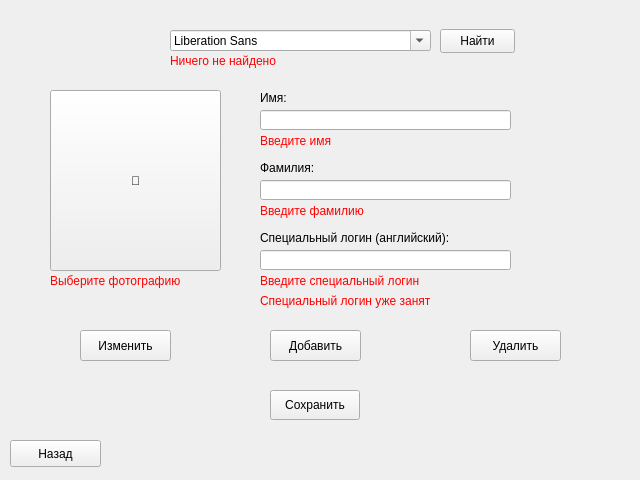
<?xml version="1.0" encoding="UTF-8"?>
<ui version="4.0">
 <class>participant</class>
 <widget class="QWidget" name="participant">
  <property name="enabled">
   <bool>true</bool>
  </property>
  <property name="geometry">
   <rect>
    <x>0</x>
    <y>0</y>
    <width>640</width>
    <height>480</height>
   </rect>
  </property>
  <property name="cursor">
   <cursorShape>ArrowCursor</cursorShape>
  </property>
  <property name="windowTitle">
   <string>Face Detection</string>
  </property>
  <property name="windowIcon">
   <iconset>
    <normaloff>../icon.jpg</normaloff>../icon.jpg</iconset>
  </property>
  <widget class="QPushButton" name="search_button">
   <property name="geometry">
    <rect>
     <x>440</x>
     <y>29</y>
     <width>75</width>
     <height>24</height>
    </rect>
   </property>
   <property name="cursor">
    <cursorShape>PointingHandCursor</cursorShape>
   </property>
   <property name="text">
    <string>Найти</string>
   </property>
  </widget>
  <widget class="QPushButton" name="add_image_button">
   <property name="enabled">
    <bool>true</bool>
   </property>
   <property name="geometry">
    <rect>
     <x>50</x>
     <y>90</y>
     <width>171</width>
     <height>181</height>
    </rect>
   </property>
   <property name="cursor">
    <cursorShape>PointingHandCursor</cursorShape>
   </property>
   <property name="styleSheet">
    <string notr="true">font: 70pt &quot;MS Shell Dlg 2&quot;;</string>
   </property>
   <property name="text">
    <string>👤</string>
   </property>
  </widget>
  <widget class="QLabel" name="name_label">
   <property name="geometry">
    <rect>
     <x>260</x>
     <y>90</y>
     <width>111</width>
     <height>16</height>
    </rect>
   </property>
   <property name="styleSheet">
    <string notr="true">font: 12pt &quot;MS Shell Dlg 2&quot;;</string>
   </property>
   <property name="text">
    <string>Имя:</string>
   </property>
  </widget>
  <widget class="QLabel" name="spec_key_label">
   <property name="geometry">
    <rect>
     <x>260</x>
     <y>230</y>
     <width>261</width>
     <height>16</height>
    </rect>
   </property>
   <property name="styleSheet">
    <string notr="true">font: 12pt &quot;MS Shell Dlg 2&quot;;</string>
   </property>
   <property name="text">
    <string>Специальный логин (английский):</string>
   </property>
  </widget>
  <widget class="QPushButton" name="change_button">
   <property name="geometry">
    <rect>
     <x>80</x>
     <y>330</y>
     <width>91</width>
     <height>31</height>
    </rect>
   </property>
   <property name="cursor">
    <cursorShape>PointingHandCursor</cursorShape>
   </property>
   <property name="styleSheet">
    <string notr="true">font: 12pt &quot;MS Shell Dlg 2&quot;;</string>
   </property>
   <property name="text">
    <string>Изменить</string>
   </property>
  </widget>
  <widget class="QLineEdit" name="name">
   <property name="enabled">
    <bool>true</bool>
   </property>
   <property name="geometry">
    <rect>
     <x>260</x>
     <y>110</y>
     <width>251</width>
     <height>20</height>
    </rect>
   </property>
   <property name="styleSheet">
    <string notr="true">font: 11pt &quot;MS Shell Dlg 2&quot;;
color: rgb(0, 0, 0);</string>
   </property>
   <property name="text">
    <string/>
   </property>
  </widget>
  <widget class="QLineEdit" name="spec_key">
   <property name="geometry">
    <rect>
     <x>260</x>
     <y>250</y>
     <width>251</width>
     <height>20</height>
    </rect>
   </property>
   <property name="styleSheet">
    <string notr="true">font: 11pt &quot;MS Shell Dlg 2&quot;;
color: rgb(0, 0, 0);</string>
   </property>
  </widget>
  <widget class="QLineEdit" name="surname">
   <property name="geometry">
    <rect>
     <x>260</x>
     <y>180</y>
     <width>251</width>
     <height>20</height>
    </rect>
   </property>
   <property name="styleSheet">
    <string notr="true">font: 11pt &quot;MS Shell Dlg 2&quot;;
color: rgb(0, 0, 0);</string>
   </property>
   <property name="text">
    <string/>
   </property>
  </widget>
  <widget class="QLabel" name="surname_error">
   <property name="enabled">
    <bool>true</bool>
   </property>
   <property name="geometry">
    <rect>
     <x>260</x>
     <y>200</y>
     <width>201</width>
     <height>21</height>
    </rect>
   </property>
   <property name="styleSheet">
    <string notr="true">color: rgb(255, 0, 0);
font: 11pt &quot;MS Shell Dlg 2&quot;;</string>
   </property>
   <property name="text">
    <string>Введите фамилию</string>
   </property>
  </widget>
  <widget class="QLabel" name="name_error">
   <property name="enabled">
    <bool>true</bool>
   </property>
   <property name="geometry">
    <rect>
     <x>260</x>
     <y>130</y>
     <width>91</width>
     <height>21</height>
    </rect>
   </property>
   <property name="styleSheet">
    <string notr="true">color: rgb(255, 0, 0);
font: 11pt &quot;MS Shell Dlg 2&quot;;</string>
   </property>
   <property name="text">
    <string>Введите имя</string>
   </property>
  </widget>
  <widget class="QLabel" name="spec_key_error">
   <property name="enabled">
    <bool>true</bool>
   </property>
   <property name="geometry">
    <rect>
     <x>260</x>
     <y>270</y>
     <width>201</width>
     <height>21</height>
    </rect>
   </property>
   <property name="styleSheet">
    <string notr="true">color: rgb(255, 0, 0);
font: 11pt &quot;MS Shell Dlg 2&quot;;</string>
   </property>
   <property name="text">
    <string>Введите специальный логин</string>
   </property>
  </widget>
  <widget class="QLabel" name="image_error">
   <property name="enabled">
    <bool>true</bool>
   </property>
   <property name="geometry">
    <rect>
     <x>50</x>
     <y>270</y>
     <width>161</width>
     <height>21</height>
    </rect>
   </property>
   <property name="styleSheet">
    <string notr="true">color: rgb(255, 0, 0);
font: 11pt &quot;MS Shell Dlg 2&quot;;</string>
   </property>
   <property name="text">
    <string>Выберите фотографию</string>
   </property>
  </widget>
  <widget class="QLabel" name="surname_label">
   <property name="geometry">
    <rect>
     <x>260</x>
     <y>160</y>
     <width>81</width>
     <height>16</height>
    </rect>
   </property>
   <property name="styleSheet">
    <string notr="true">font: 12pt &quot;MS Shell Dlg 2&quot;;</string>
   </property>
   <property name="text">
    <string>Фамилия:</string>
   </property>
  </widget>
  <widget class="QPushButton" name="add_button">
   <property name="geometry">
    <rect>
     <x>270</x>
     <y>330</y>
     <width>91</width>
     <height>31</height>
    </rect>
   </property>
   <property name="cursor">
    <cursorShape>PointingHandCursor</cursorShape>
   </property>
   <property name="styleSheet">
    <string notr="true">font: 12pt &quot;MS Shell Dlg 2&quot;;</string>
   </property>
   <property name="text">
    <string>Добавить</string>
   </property>
  </widget>
  <widget class="QPushButton" name="delete_button">
   <property name="geometry">
    <rect>
     <x>470</x>
     <y>330</y>
     <width>91</width>
     <height>31</height>
    </rect>
   </property>
   <property name="cursor">
    <cursorShape>PointingHandCursor</cursorShape>
   </property>
   <property name="styleSheet">
    <string notr="true">font: 12pt &quot;MS Shell Dlg 2&quot;;</string>
   </property>
   <property name="text">
    <string>Удалить</string>
   </property>
  </widget>
  <widget class="QPushButton" name="back_button">
   <property name="geometry">
    <rect>
     <x>10</x>
     <y>440</y>
     <width>91</width>
     <height>27</height>
    </rect>
   </property>
   <property name="cursor">
    <cursorShape>PointingHandCursor</cursorShape>
   </property>
   <property name="styleSheet">
    <string notr="true">font: 12pt &quot;MS Shell Dlg 2&quot;;</string>
   </property>
   <property name="text">
    <string>Назад</string>
   </property>
  </widget>
  <widget class="QLabel" name="search_error">
   <property name="enabled">
    <bool>true</bool>
   </property>
   <property name="geometry">
    <rect>
     <x>170</x>
     <y>50</y>
     <width>131</width>
     <height>21</height>
    </rect>
   </property>
   <property name="styleSheet">
    <string notr="true">color: rgb(255, 0, 0);
font: 11pt &quot;MS Shell Dlg 2&quot;;</string>
   </property>
   <property name="text">
    <string>Ничего не найдено</string>
   </property>
  </widget>
  <widget class="QLabel" name="spec_key_exist">
   <property name="enabled">
    <bool>true</bool>
   </property>
   <property name="geometry">
    <rect>
     <x>260</x>
     <y>290</y>
     <width>221</width>
     <height>21</height>
    </rect>
   </property>
   <property name="styleSheet">
    <string notr="true">color: rgb(255, 0, 0);
font: 11pt &quot;MS Shell Dlg 2&quot;;</string>
   </property>
   <property name="text">
    <string>Специальный логин уже занят</string>
   </property>
  </widget>
  <widget class="QFontComboBox" name="search_list">
   <property name="geometry">
    <rect>
     <x>170</x>
     <y>30</y>
     <width>261</width>
     <height>21</height>
    </rect>
   </property>
   <property name="styleSheet">
    <string notr="true">font: 11pt &quot;MS Shell Dlg 2&quot;;</string>
   </property>
  </widget>
  <widget class="QLabel" name="complete_label">
   <property name="geometry">
    <rect>
     <x>175</x>
     <y>390</y>
     <width>290</width>
     <height>31</height>
    </rect>
   </property>
   <property name="styleSheet">
    <string notr="true">color: rgb(0, 255, 0);
font: 24pt &quot;MS Shell Dlg 2&quot;;
</string>
   </property>
   <property name="text">
    <string/>
   </property>
  </widget>
  <widget class="QPushButton" name="save_button">
   <property name="geometry">
    <rect>
     <x>270</x>
     <y>390</y>
     <width>90</width>
     <height>30</height>
    </rect>
   </property>
   <property name="cursor">
    <cursorShape>PointingHandCursor</cursorShape>
   </property>
   <property name="styleSheet">
    <string notr="true">font: 12pt &quot;MS Shell Dlg 2&quot;;</string>
   </property>
   <property name="text">
    <string>Сохранить</string>
   </property>
  </widget>
  <widget class="QLabel" name="image_label">
   <property name="geometry">
    <rect>
     <x>50</x>
     <y>90</y>
     <width>171</width>
     <height>181</height>
    </rect>
   </property>
   <property name="cursor">
    <cursorShape>PointingHandCursor</cursorShape>
   </property>
   <property name="text">
    <string/>
   </property>
  </widget>
 </widget>
 <tabstops>
  <tabstop>search_list</tabstop>
  <tabstop>search_button</tabstop>
  <tabstop>add_image_button</tabstop>
  <tabstop>name</tabstop>
  <tabstop>surname</tabstop>
  <tabstop>spec_key</tabstop>
  <tabstop>change_button</tabstop>
  <tabstop>add_button</tabstop>
  <tabstop>delete_button</tabstop>
  <tabstop>back_button</tabstop>
 </tabstops>
 <resources/>
 <connections/>
</ui>
